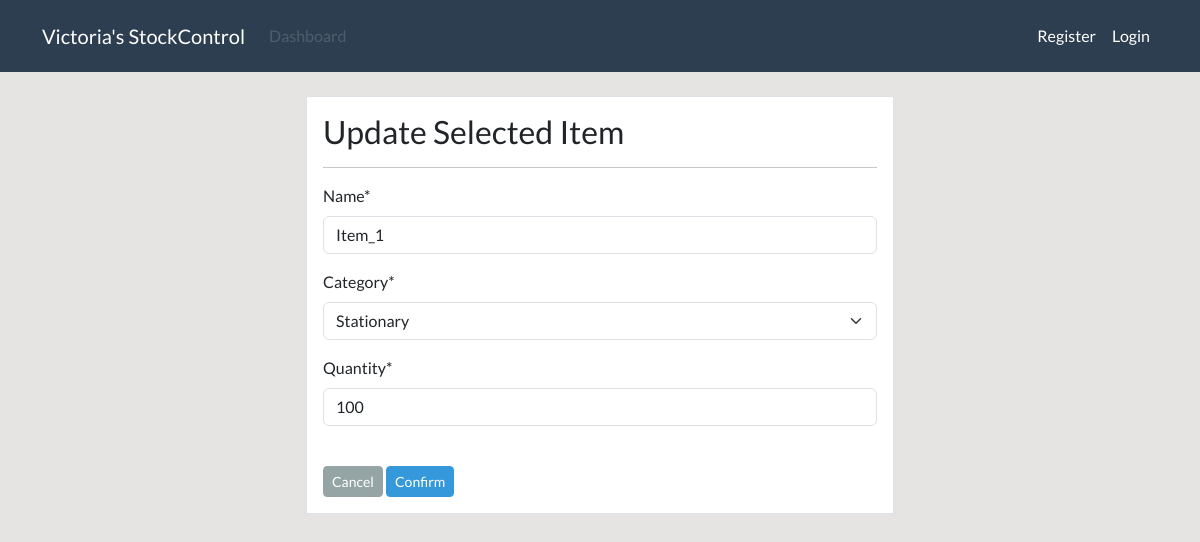
Page /product/edit/1/ on the earlier database version.
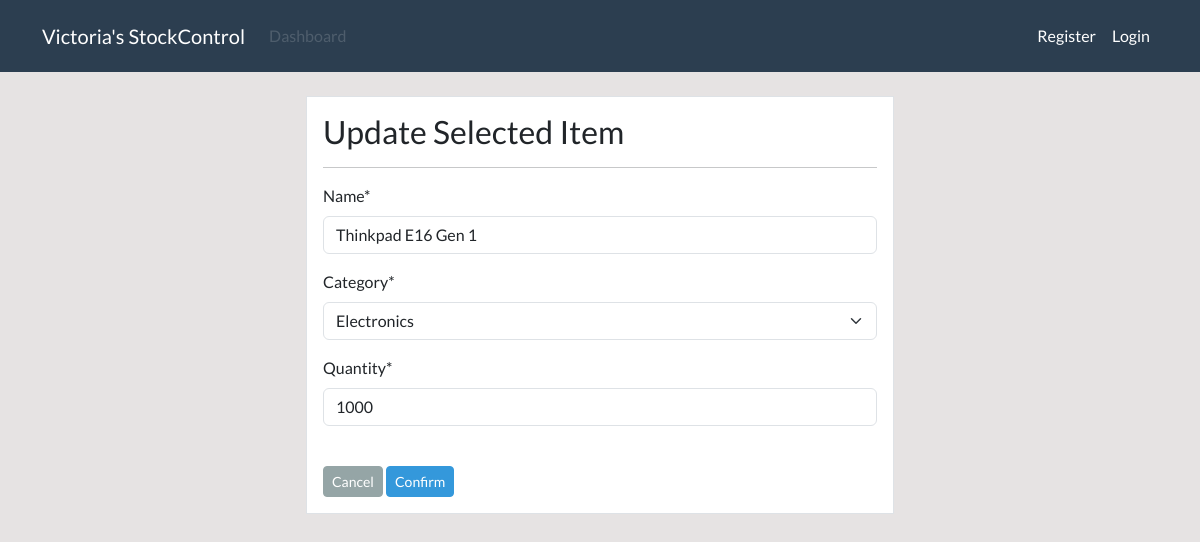
Same page on the later database version.
### dashboard/models.py (models this page shows, shortened)
class Product(models.Model):
    name = models.CharField(max_length=100,null=True)
    category = models.CharField(max_length=20, choices=CATEGORY, null=True)
    quantity = models.PositiveBigIntegerField(null=True)
    class Meta:
        verbose_name_plural = 'Product'

### dashboard/views.py (the view)
# urls.py: path('product/edit/<int:pk>/', views.product_edit,
def product_edit(request, pk):
    item = Product.objects.get(id=pk)
    if request.method == 'POST':
        form = ProductForm(request.POST, instance=item)
        if form.is_valid():
            form.save()
            return redirect('dashboard-product')
    else:
        form = ProductForm(instance=item)
    context = {
        'form': form,
    }
    return render(request, 'dashboard/product_edit.html', context)

### dashboard/forms.py
class ProductForm(forms.ModelForm):
    class Meta:
        model = Product
        fields = '__all__'

### templates/dashboard/product_edit.html (shortened to what this page needs)
{% extends 'component/basePage.html' %}
{% load crispy_forms_tags %}
{% block content %}
<div class="row my-4">
    <div class="col-md-6 offset-md-3">
        <div class="border p-3 bg-white">
            <h3>Update Selected Item</h3>
            <hr>
            <form method="POST">
                {{ form|crispy}}
                <br>
                <a class="btn btn-secondary btn-sm" href="{% url 'dashboard-product' %}">Cancel</a>
                <input class="btn btn-info btn-sm" type="submit" value="Confirm">
            </form>
        </div>
    </div>
</div>
{% endblock %}

Differences in the rows shown:
changed Product: name "Item_1" → "Thinkpad E16 Gen 1"; category "Stationary" → "Electronics"; quantity "100" → "1000"
